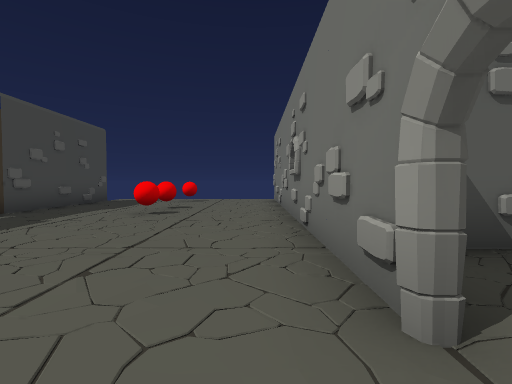
View 1 (above)

24 first-person views from a walk through a 3-D level made in the Unity game engine. The camera is 1.3 m above the floor, tilts 2° down and sees 85° across. The floor is counted in squares, 2 m on a side. Each view is taken from the middle of a square. On the plan, view 1 faces up. The plan holds only what a view shows up to about 9 squares ahead; the rest is blank. The place goes on beyond the plan. The player character is not drawn. Some animated figures are not drawn. Door leaves are left out, so doorways stand open.

View 2
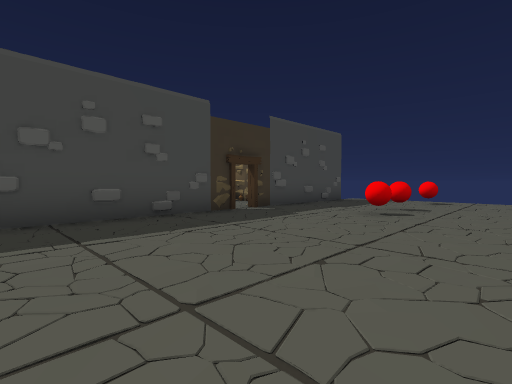

View 3
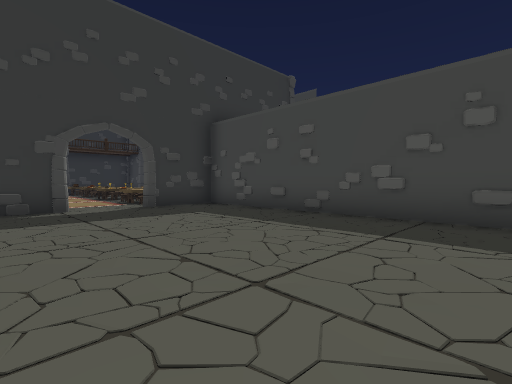

View 4
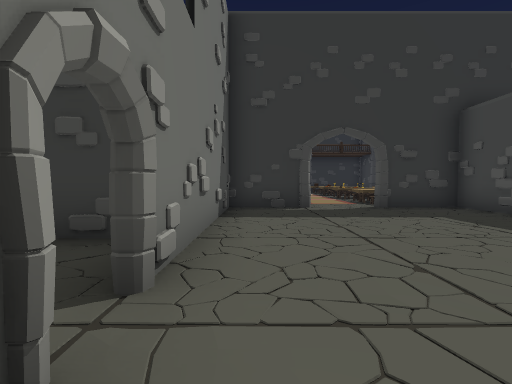

View 5
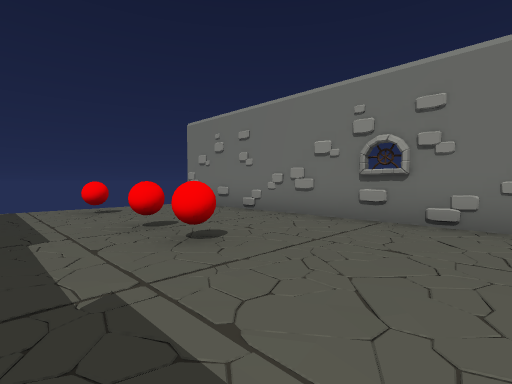

View 6
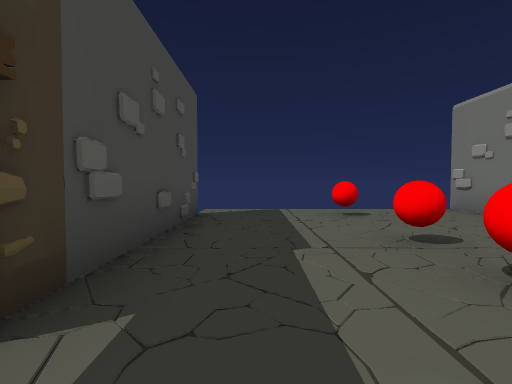

View 7
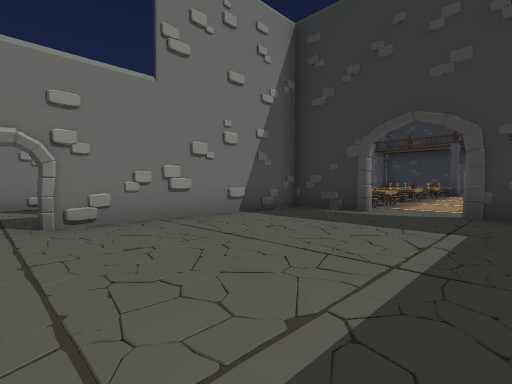

View 8
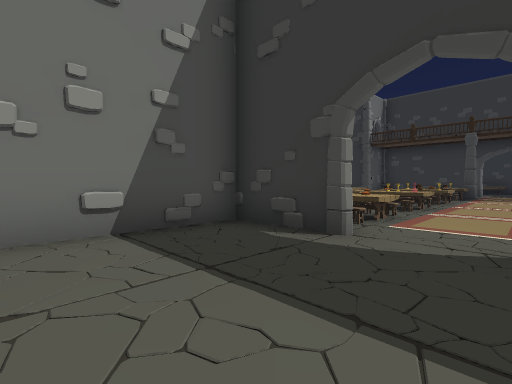

View 9
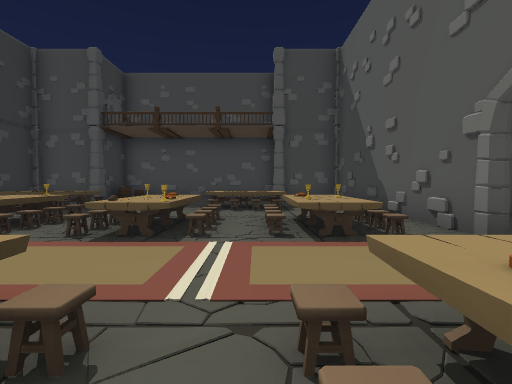

View 10
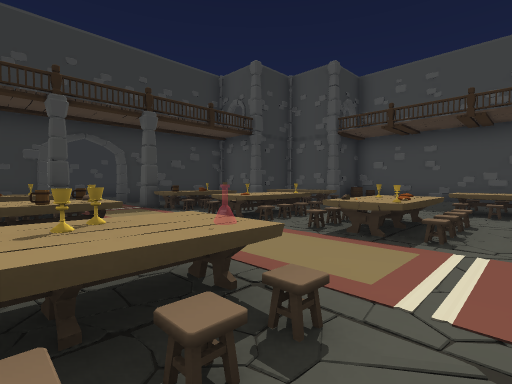

View 11
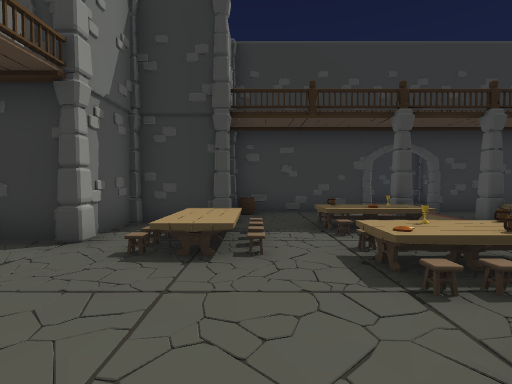

View 12
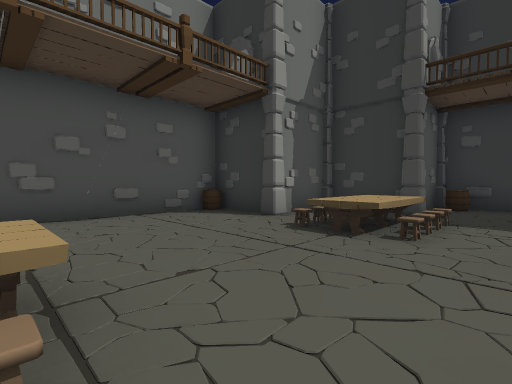

View 13
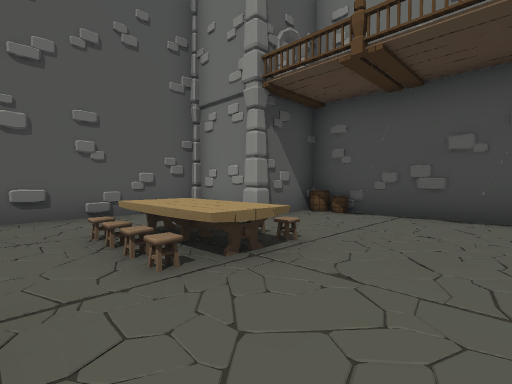

View 14
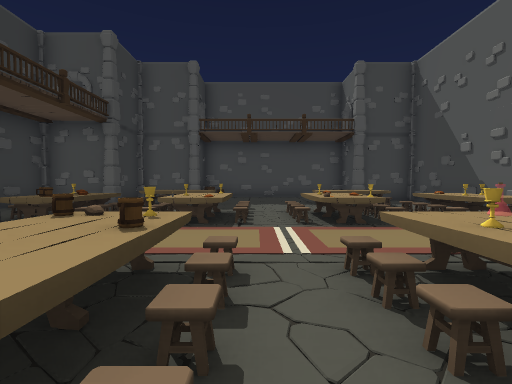

View 15
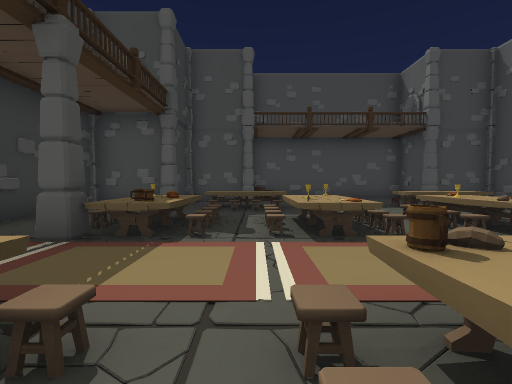

View 16
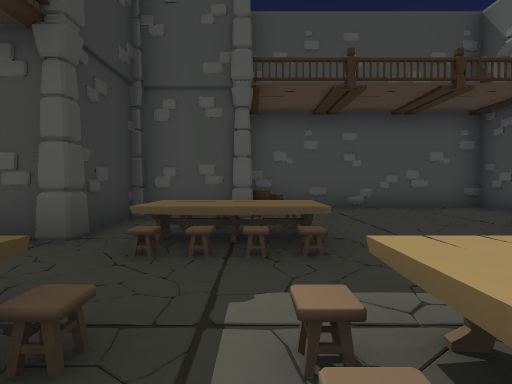

View 17
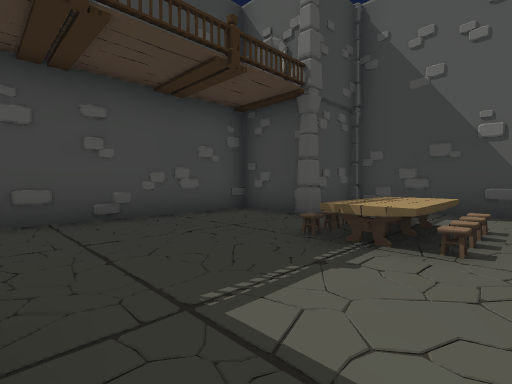

View 18
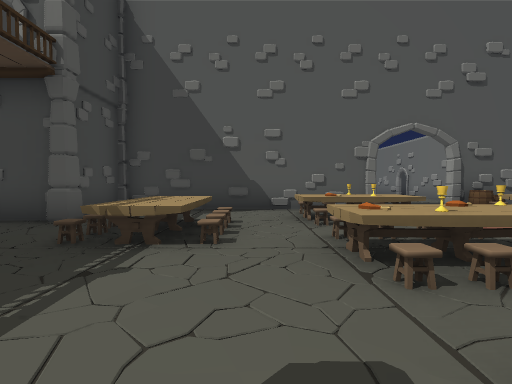

View 19
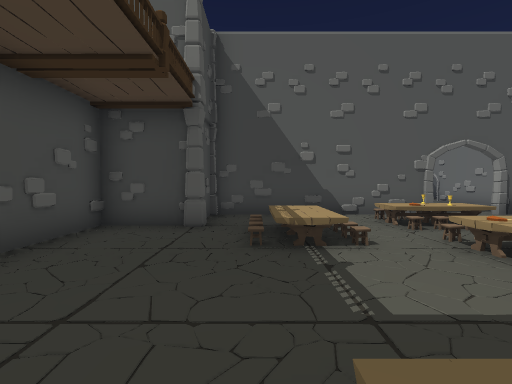

View 20
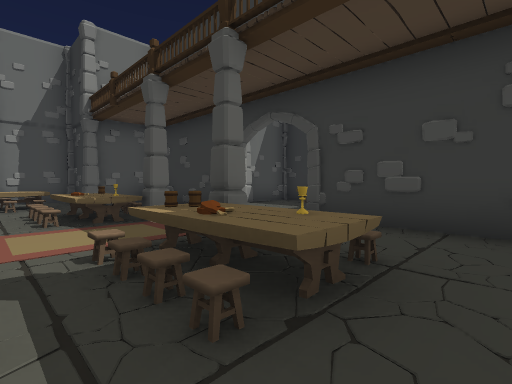

View 21
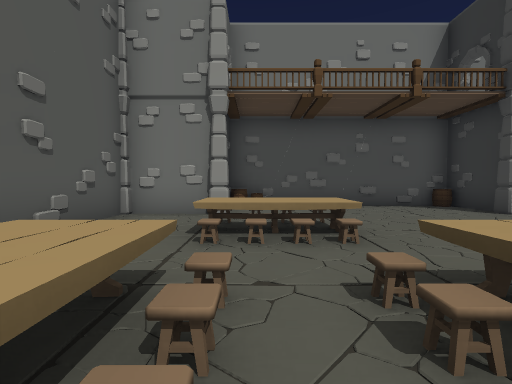

View 22
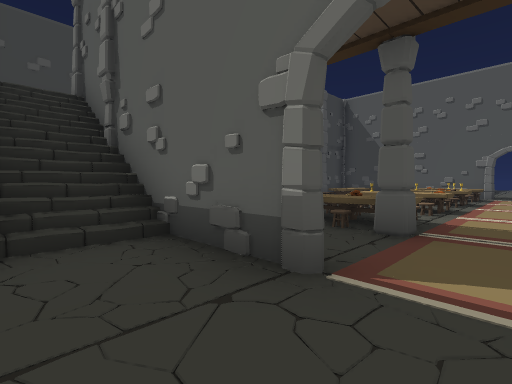

View 23
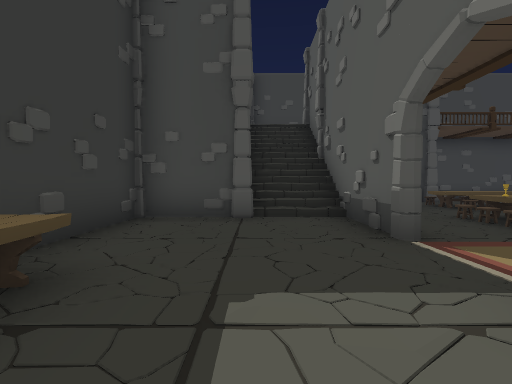

View 24
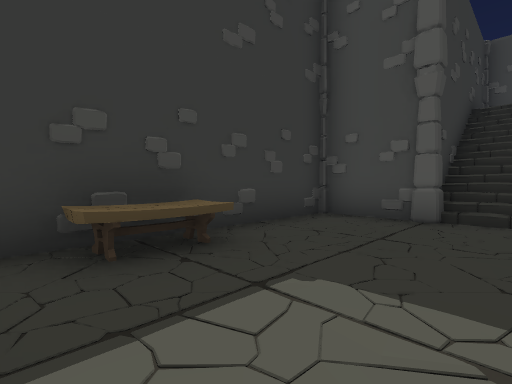

### Floor plan
Points are (right, up) in squares from view 1. A wall is a line through its corners. A room is listed if a view was taken in it or the views show most of it. See-through windows are left out.
Room 1 (views 1, 2, 3, 4, 5, 6, 7, 8)
walls: (0.7, 1.1) (0.7, 10.8); (-5.2, 4.5) (-5.2, -5.2) (-3.1, -5.2); (-5.3, 6.2) (-5.1, 5.2); (-5.2, 9.7) (-5.2, 5); (-1.4, -5.2) (0.7, -5.2) (0.7, 0.3)
ways out: opening at (-2.5, -5) to room 2; open door at (-5, 5); gap at (1, 1)
objects: red ball (-2, 6); red ball (-2, 7); red ball (-2, 10)
Room 2 (views 9, 10, 11, 12, 13, 14, 15, 16, 17, 18, 19, 20, 21)
walls: (-3.1, -5.3) (-8.5, -5.3); (-1.4, -17.2) (1.5, -17.2); (3.4, -15.2) (4.5, -15.2); (4.7, -14.5) (4.7, -13.4); (-9.2, -13.4) (-9.2, -15.2) (-7.5, -15.2); (-6.5, -17.2) (-3.1, -17.2); (4.7, -6.6) (4.7, -5.3) (-1.4, -5.3); (5.9, -13.3) (6.7, -13.3) (6.7, -7.2) (5.4, -7.2); (-9.4, -7.2) (-11.2, -7.2) (-11.2, -13.1); (-9.2, -5.8) (-9.2, -6.4); (6.7, -14.2) (6.7, -13.7)
low walls: (-7.7, -17.2) (-7.7, -18.6); (-8.2, -17.2) (-8.2, -18.5)
ways out: opening at (-2.5, -5) to room 1; open door at (-2.5, -17) to room 3
objects: other object (-11, -12); pillar (-9, -13); pillar (-9, -7); pillar (-7, -17); pillar (-7, -15); table (-7, -14) to (-7, -13); table (-7, -9) to (-7, -8); table (-5, -15) to (-4, -14); table (-5, -12) to (-4, -12); table (-5, -10) to (-4, -9); table (-5, -7) to (-4, -7); mug (-4, -15); other object (-4, -10); carpet (-3, -15); mug (-3, -14); pillar (-2, -15); pillar (-1, -16); table (-1, -15) to (0, -14); mug (-1, -13); table (-1, -12) to (0, -12); bread (-1, -11); table (-1, -10) to (0, -9); other object (-1, -9); table (-1, -7) to (0, -7); barrel (-1, -6); other object (0, -15); mug (0, -11); other object (0, -6); other object (1, -12); pillar (3, -15); table (3, -14) to (3, -13); table (3, -9) to (3, -8); pillar (5, -13); pillar (5, -7); barrel (6, -13)
Room 3 (views 22, 23, 24)
walls: (-3.1, -17.3) (-9, -17.3); (-5.2, -19.6) (-5.2, -21.2) (-0.1, -21.2)
low walls: (-5.2, -17.3) (-5.2, -17.9); (-5.7, -17.1) (-5.7, -19); (-6.2, -17.2) (-6.2, -19.2); (-6.7, -17.5) (-6.7, -19.3)
ways out: open door at (-2.5, -17) to room 2
objects: pillar (-5, -21); pillar (-5, -19); table (-1, -21)

Positions as (right, up) in squares from view 1, and headings:
1: (0, 0), facing up
2: (0, 0), facing up-left
3: (0, 2), facing down-left
4: (0, 2), facing down
5: (-4, 3), facing up-right
6: (-4, 4), facing up
7: (-4, 1), facing down-right
8: (-3, -2), facing down-right
9: (0, -8), facing left
10: (0, -8), facing down-left
11: (2, -9), facing down
12: (1, -9), facing down-right
13: (1, -11), facing up-right
14: (1, -11), facing left
15: (0, -13), facing left
16: (-4, -13), facing left
17: (-6, -12), facing up-left
18: (-6, -12), facing up
19: (-8, -13), facing up
20: (-6, -13), facing down-right
21: (-1, -8), facing right
22: (-2, -19), facing up-left
23: (0, -19), facing left
24: (0, -18), facing down-left
